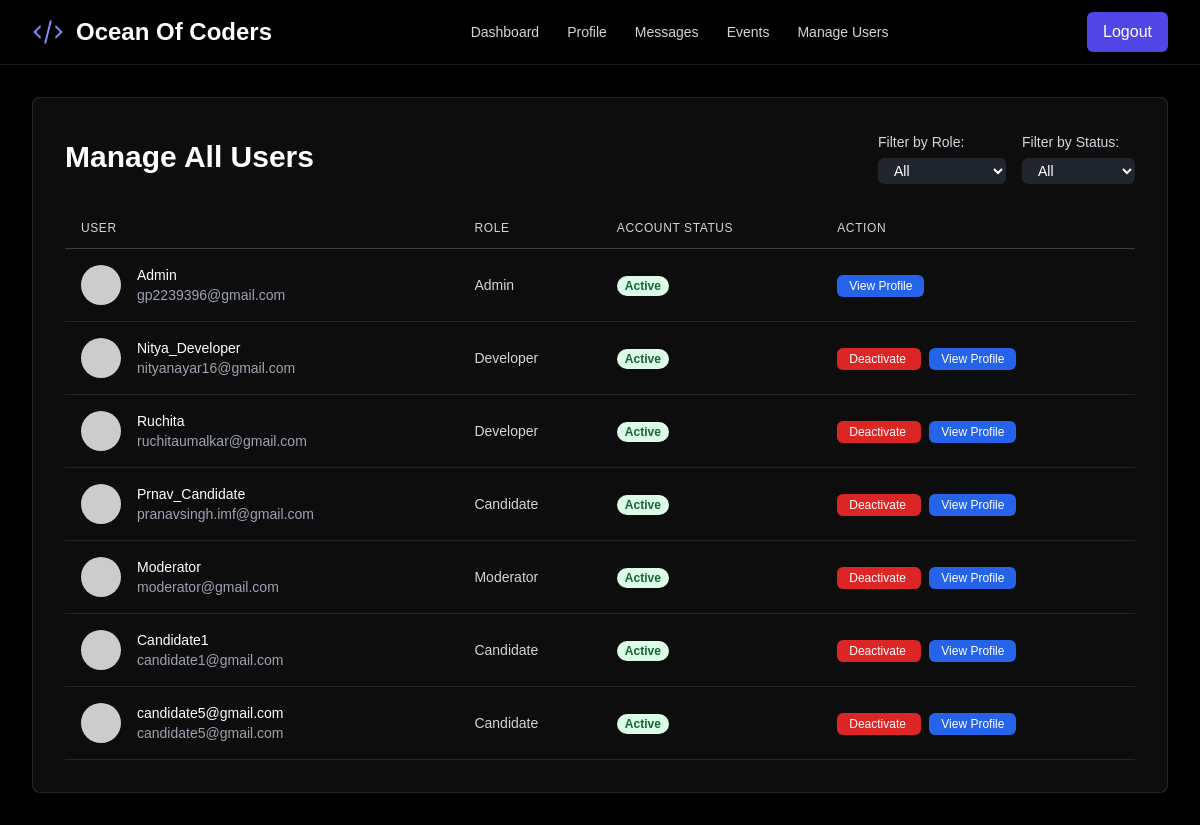
The app's page /manage_users (signed in) with its own data.
### models.py (models this page shows)
class User(UserMixin, db.Model):
    id = db.Column(db.Integer, primary_key=True)
    username = db.Column(db.String(100), unique=True, nullable=False)
    email = db.Column(db.String(120), unique=True, nullable=False)
    password_hash = db.Column(db.String(128), nullable=False)
    role = db.Column(db.String(20), nullable=False, default='candidate')
    is_approved = db.Column(db.Boolean, default=False, nullable=False)
    avatar_url = db.Column(db.String(200), nullable=False, default='https://api.dicebear.com/8.x/initials/svg?seed=User')
    problem_statement_id = db.Column(db.Integer, db.ForeignKey('problem_statement.id'), nullable=True)
    test_start_time = db.Column(db.DateTime, nullable=True)
    test_end_time = db.Column(db.DateTime, nullable=True)
    is_active = db.Column(db.Boolean, default=True, nullable=False)
    mobile_number = db.Column(db.String(20), nullable=True)
    primary_skill = db.Column(db.String(100), nullable=True)
    primary_skill_experience = db.Column(db.String(50), nullable=True)
    secondary_skill = db.Column(db.String(100), nullable=True)
    secondary_skill_experience = db.Column(db.String(50), nullable=True)
    resume_filename = db.Column(db.String(200), nullable=True)
    secret_question = db.Column(db.String(255), nullable=True)
    secret_answer_hash = db.Column(db.String(128), nullable=True)
    allowed_contacts = db.relationship('User', secondary=candidate_contacts,
                                       primaryjoin=(candidate_contacts.c.candidate_id == id),
                                       secondaryjoin=(candidate_contacts.c.developer_id == id),
                                       backref=db.backref('contact_for', lazy='dynamic'), lazy='dynamic')
    created_problems = db.relationship('ProblemStatement', foreign_keys=[ProblemStatement.created_by_id], backref='creator', lazy=True)
    sent_messages = db.relationship('Message', foreign_keys='Message.sender_id', backref='sender', lazy=True)
    received_messages = db.relationship('Message', foreign_keys='Message.recipient_id', backref='recipient', lazy=True)
    activity_updates = db.relationship('ActivityUpdate', backref='author', lazy=True)
    sent_snippets = db.relationship('CodeSnippet', foreign_keys='CodeSnippet.sender_id', backref='snippet_sender', lazy=True)
    received_snippets = db.relationship('CodeSnippet', foreign_keys='CodeSnippet.recipient_id', backref='snippet_recipient', lazy=True)
    applications = db.relationship('JobApplication', backref='candidate', lazy=True)
    test_submissions = db.relationship('CodeTestSubmission', foreign_keys='CodeTestSubmission.candidate_id', backref='candidate_submitter', lazy=True)
    received_tests = db.relationship('CodeTestSubmission', foreign_keys='CodeTestSubmission.recipient_id', backref='test_recipient', lazy=True)

### app.py (the view)
@app.route('/manage_users')
@login_required
@role_required('admin')
def manage_users():
    users = User.query.order_by(User.id).all()
    return render_template('manage_users.html', users=users)

### app.py (called while the page is built)
@app.before_request
def before_request():
    session.permanent = True
    app.permanent_session_lifetime = timedelta(minutes=5)
    session.modified = True

@login_manager.user_loader
def load_user(user_id):
    return User.query.get(int(user_id))

def role_required(roles):
    if not isinstance(roles, list):
        roles = [roles]
    def wrapper(fn):
        @wraps(fn)
        def decorated_view(*args, **kwargs):
            if not current_user.is_authenticated or current_user.role not in roles:
                flash('You do not have permission to access this page.', 'danger')
                return redirect(url_for('dashboard'))
            return fn(*args, **kwargs)
        return decorated_view
    return wrapper

@app.context_processor
def inject_messages():
    if current_user.is_authenticated:
        messages = Message.query.filter(
            (Message.sender_id == current_user.id) | (Message.recipient_id == current_user.id)
        ).order_by(Message.timestamp.desc()).all()
        return dict(messages=messages)
    return dict(messages=[])

### templates/manage_users.html (shortened to what this page needs)
{% extends "layout.html" %}
{% block content %}
<div class="bg-white/5 dark:bg-gray-800/20 rounded-lg shadow-xl p-4 md:p-8 animate-dynamic backdrop-blur-sm border border-white/10">
    <div class="md:flex md:items-center md:justify-between mb-6">
        <h1 class="text-3xl font-bold text-white">Manage All Users</h1>
        <div class="flex items-center space-x-4 mt-4 md:mt-0">
            <div>
                <label for="filter-role" class="text-sm font-medium text-gray-300">Filter by Role:</label>
                <select id="filter-role" class="mt-1 block w-full pl-3 pr-8 py-1 text-base border-gray-600 focus:outline-none focus:ring-indigo-500 focus:border-indigo-500 sm:text-sm rounded-md bg-gray-700/50 text-white">
                    <option value="all">All</option>
                </select>
            </div>
            <div>
                <label for="filter-status" class="text-sm font-medium text-gray-300">Filter by Status:</label>
                <select id="filter-status" class="mt-1 block w-full pl-3 pr-8 py-1 text-base border-gray-600 focus:outline-none focus:ring-indigo-500 focus:border-indigo-500 sm:text-sm rounded-md bg-gray-700/50 text-white">
                    <option value="all">All</option>
                </select>
            </div>
        </div>
    </div>
    <div class="overflow-x-auto">
        <table class="min-w-full">
            <thead class="border-b border-white/20">
                <tr>
                    <th class="py-3 px-4 text-left text-xs font-medium text-gray-300 uppercase tracking-wider">User</th>
                    <th class="py-3 px-4 text-left text-xs font-medium text-gray-300 uppercase tracking-wider">Role</th>
                    <th class="py-3 px-4 text-left text-xs font-medium text-gray-300 uppercase tracking-wider">Account Status</th>
                    <th class="py-3 px-4 text-left text-xs font-medium text-gray-300 uppercase tracking-wider">Action</th>
                </tr>
            </thead>
            <tbody id="user-table-body">
                {% for user in users %}
                <tr class="border-b border-white/10 user-row" data-role="{{ user.role }}" data-status="{% if user.is_active %}active{% else %}inactive{% endif %}">
                    <td class="py-4 px-4 whitespace-nowrap">
                        <div class="flex items-center">
                            <img src="{{ user.avatar_url }}" alt="Avatar" class="w-10 h-10 rounded-full">
                            <div class="ml-4">
                                <div class="text-sm font-medium text-white">{{ user.username }}</div>
                                <div class="text-sm text-gray-400">{{ user.email }}</div>
                            </div>
                        </div>
                    </td>
                    <td class="py-4 px-4 whitespace-nowrap text-sm text-gray-300">{{ user.role.title() }}</td>
                    <td class="py-4 px-4 whitespace-nowrap">
                        {% if user.is_active %}
                            <span class="px-2 inline-flex text-xs leading-5 font-semibold rounded-full bg-green-100 text-green-800">Active</span>
                        {% else %}
                            <span class="px-2 inline-flex text-xs leading-5 font-semibold rounded-full bg-red-100 text-red-800">Inactive</span>
                        {% endif %}
                    </td>
                    <td class="py-4 px-4 whitespace-nowrap text-sm font-medium space-x-2">
                        {% if user.id != current_user.id %}
                            <a href="{{ url_for('toggle_user_status', user_id=user.id) }}" class="px-3 py-1 rounded-md text-white text-xs {% if user.is_active %}bg-red-600 hover:bg-red-700{% else %}bg-green-600 hover:bg-green-700{% endif %}">
                                {% if user.is_active %}Deactivate{% else %}Activate{% endif %}
                            </a>
                        {% endif %}
                        <a href="{{ url_for('view_profile', user_id=user.id) }}" class="px-3 py-1 rounded-md text-white text-xs bg-blue-600 hover:bg-blue-700">
                            View Profile
                        </a>
                    </td>
                </tr>
                {% endfor %}
            </tbody>
        </table>
    </div>
</div>
{% endblock %}

### structure/css/style.css (style rules this page uses)
body { font-family: sans-serif; overflow-x: hidden; }

### records on screen
User: username "Admin", email "gp2239396@gmail.com", role "Admin", is_active "Active"
User: username "Nitya_Developer", email "nityanayar16@gmail.com", role "Developer", is_active "Active"
User: username "Ruchita", email "ruchitaumalkar@gmail.com", role "Developer", is_active "Active"
User: username "Prnav_Candidate", email "pranavsingh.imf@gmail.com", role "Candidate", is_active "Active"
User: username "Moderator", email "moderator@gmail.com", role "Moderator", is_active "Active"
User: username "Candidate1", email "candidate1@gmail.com", role "Candidate", is_active "Active"
User: username "candidate5@gmail.com", email "candidate5@gmail.com", role "Candidate", is_active "Active"
